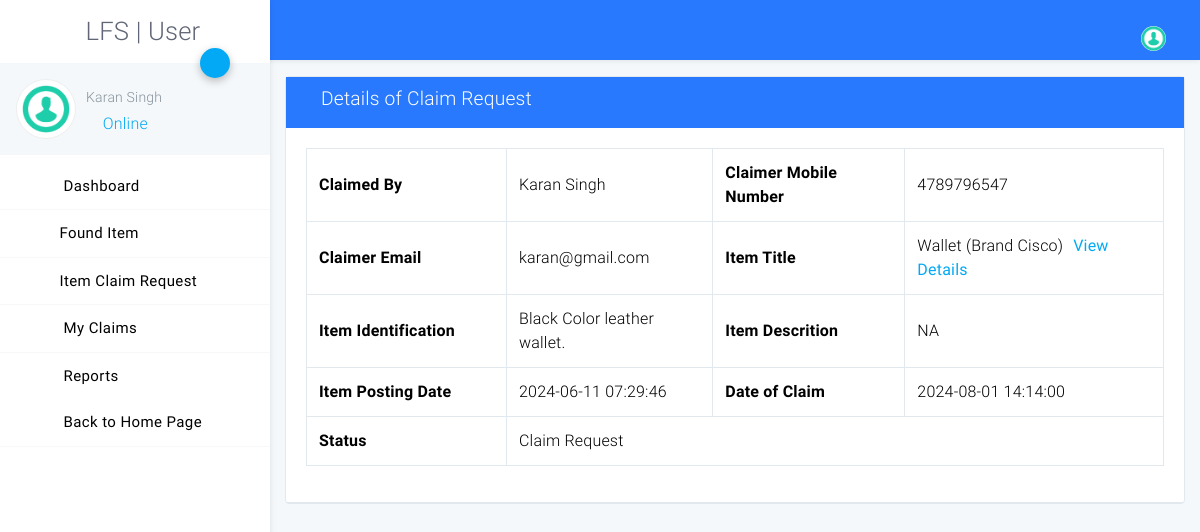
The page /user1/item-claim-details.php?viewid=1&&fid=1 (signed in) on the database its author committed.
### tables this page shows
CREATE TABLE `tbluser` (
  `ID` int(10) NOT NULL,
  `FullName` varchar(120) DEFAULT NULL,
  `Email` varchar(120) DEFAULT NULL,
  `MobileNumber` bigint(10) DEFAULT NULL,
  `Password` varchar(120) DEFAULT NULL,
  `UserRegdate` timestamp NULL DEFAULT current_timestamp()
);

CREATE TABLE `tblclaim` (
  `ID` int(5) NOT NULL,
  `UserID` int(5) DEFAULT NULL,
  `ProductID` int(5) DEFAULT NULL,
  `ItemIdentification` mediumtext DEFAULT NULL,
  `ItemDescription` mediumtext DEFAULT NULL,
  `Status` varchar(250) DEFAULT NULL,
  `Dateofclaim` timestamp NULL DEFAULT current_timestamp()
);

CREATE TABLE `tblfounditem` (
  `ID` int(5) NOT NULL,
  `Userid` int(5) DEFAULT NULL,
  `ItemType` varchar(250) DEFAULT NULL,
  `ItemName` varchar(250) DEFAULT NULL,
  `ItemDescriptions` mediumtext DEFAULT NULL,
  `Image1` varchar(250) DEFAULT NULL,
  `Image2` varchar(250) DEFAULT NULL,
  `Area` varchar(250) DEFAULT NULL,
  `City` varchar(255) DEFAULT NULL,
  `State` varchar(255) DEFAULT NULL,
  `dateoffound` varchar(255) DEFAULT NULL,
  `KeptAddress` mediumtext DEFAULT NULL,
  `KeptCity` varchar(255) DEFAULT NULL,
  `KeptState` varchar(255) DEFAULT NULL,
  `CPMobilenumber` bigint(11) DEFAULT NULL,
  `PostDate` timestamp NULL DEFAULT current_timestamp(),
  `Status` varchar(250) DEFAULT NULL,
  `UpdationDate` timestamp NULL DEFAULT current_timestamp()
);

### user1/item-claim-details.php (the view, shortened to what this page needs)
<?php  session_start();
include('includes/dbconnection.php');
if (strlen($_SESSION['lfsuid']==0)) {
  header('location:logout.php');
  } else{
?>
<!DOCTYPE html>
<html lang="zxx">
<head>
    <link rel="stylesheet" href="assets/css/app.css">
</head>
<body class="light">
<div id="app">
<?php include_once('includes/sidebar.php');?>
<?php include_once('includes/header.php');?>
    <div class="page has-sidebar-left">
    <div class="animatedParent animateOnce">
        <div class="container-fluid my-3">
            <div class="row">
                <div class="col-md-12">
                    <div class="card">
                        <header class="blue accent-3 relative">
        <div class="container-fluid text-white">
            <div class="row p-t-b-10 ">
                <div class="col">
                    <h4>
                        <i class="icon-package"></i>
                        Details of Claim Request
                    </h4>
                </div>
            </div>
        </div>
    </header>
                        <div class="card-body b-b">
 <?php
$vid=$_GET['viewid'];
$ret=mysqli_query($con,"SELECT
            tblclaim.ID as cid,
            tblclaim.ProductID,
            tblclaim.UserID,
            tblclaim.ItemIdentification,
            tblclaim.ItemDescription,
            tblfounditem.Status  as cstatus,
            tblclaim.Dateofclaim,
            tblfounditem.ID as fid,
            tblfounditem.Userid,
            tblfounditem.ItemType,
            tblfounditem.ItemName,
            tblfounditem.ItemDescriptions,
            tblfounditem.Image1,
            tblfounditem.Image2,
            tblfounditem.Area,
            tblfounditem.City,
            tblfounditem.State,
            tblfounditem.dateoffound,
            tblfounditem.KeptAddress,
            tblfounditem.KeptCity,
            tblfounditem.KeptState,
            tblfounditem.CPMobilenumber,
            tblfounditem.PostDate,
            tbluser.ID as uid,
            tbluser.Fullname,
            tbluser.Email,
            tbluser.MobileNumber
        FROM
            tblclaim
        JOIN tbluser ON tbluser.ID = tblclaim.UserID
        JOIN tblfounditem ON tblfounditem.ID = tblclaim.ProductID where  tblclaim.ID='$vid'");
while ($row=mysqli_fetch_array($ret)) {
?>
<table class="table table-bordered table-hover data-tables">
    <tr>
  <th width="200">Claimed By</th>
  <td><?php  echo $row['Fullname'];?></td>
  <th>Claimer Mobile Number</th>
  <td><?php  echo $row['MobileNumber'];?></td>
  </tr>
  <tr>
  <th>Claimer Email</th>
  <td><?php  echo $row['Email'];?></td>
  <th>Item Title</th>
  <td><?php  echo $row['ItemName'];?><a href="found-itemdetails.php?editid=<?php echo $row['fid'];?>" target="_blank"><strong style="padding-left: 10px;" >View Details</strong></a> </td>
  </tr>
  <tr>
  <th>Item Identification</th>
  <td><?php  echo $row['ItemIdentification'];?></td>
  <th>Item Descrition</th>
  <td><?php  echo $row['ItemDescription'];?></td>
  </tr>
  <tr>
    <th>Item Posting Date</th>
  <td><?php  echo $row['PostDate'];?></td>
  <th>Date of Claim</th>
  <td><?php  echo $row['Dateofclaim'];?></td>
  </tr>
  <tr>
    <th>Status</th>
 <td colspan="3"><?php echo $row['cstatus'] ? htmlspecialchars($row['cstatus']) : "Claim Request Not Received"; ?></td>
</tr>
</table>
<?php $ret=mysqli_query($con,"select * from tblclaimhistory where claimId='$vid'");
?>
                          </div>
                  </div>
                </div>
                                </div>
                              </div>
                    </div>
                </div>
            </div>
</body>
</html>
<?php } } ?>

### user1/includes/sidebar.php (shortened to what this page needs)
<?php
include('includes/dbconnection.php');
  ?>
<aside class="main-sidebar fixed offcanvas shadow">
    <section class="sidebar">
        <div class="w-110px mt-3 mb-3 ml-3">
 <h2 align="center"> LFS | User</h2>
        </div>
        <div class="relative">
            <a data-toggle="collapse" href="#userSettingsCollapse" role="button" aria-expanded="false"
               aria-controls="userSettingsCollapse" class="btn-fab btn-fab-sm fab-right fab-top btn-primary shadow1 ">
                <i class="icon icon-cogs"></i>
            </a>
            <div class="user-panel p-3 light mb-2">
                <div>
                    <div class="float-left image">
                        <img class="user_avatar" src="assets/img/dummy/image.png" alt="User Image">
                    </div>
                    <div class="float-left info">
                        <?php
$uid=$_SESSION['lfsuid'];
$ret=mysqli_query($con,"select Fullname from tbluser where ID='$uid'");
$row=mysqli_fetch_array($ret);
$name=$row['Fullname'];
?>
                        <h6 class="font-weight-light mt-2 mb-1"><?php echo $name; ?></h6>
                        <a href="#"><i class="icon-circle text-primary blink"></i> Online</a>
                    </div>
                </div>
                <div class="clearfix"></div>
            </div>
        </div>
        <ul class="sidebar-menu">
            <li class="treeview"><a href="dashboard.php">
                <i class="icon icon-sailing-boat-water purple-text s-18"></i> <span>Dashboard</span>
            </a>
            </li>
             <li class="treeview"><a href="#"><i class="icon icon-documents3 text-blue s-18"></i>Found Item<i
                    class="icon icon-angle-left s-18 pull-right"></i></a>
            </li>
            <li class="treeview"><a href="#"><i class="icon icon-documents3 text-blue s-18"></i>Item Claim Request<i
                    class="icon icon-angle-left s-18 pull-right"></i></a>
            </li>
                 <li class="treeview"><a href="my-claims.php">
                <i class="icon icon-documents3 text-red s-18"></i> <span>My Claims</span>
            </a>
            </li>
            <li class="treeview no-b"><a href="#">
                <i class="icon icon-package light-green-text s-18"></i>
                <span>Reports</span>
            </a>
            </li>
      <li class="treeview"><a href="../index.php">
                <i class="icon icon-home purple-text s-18"></i> <span>Back to Home Page</span>
            </a>
            </li>
        </ul>
    </section>
</aside>

### rows shown on the page
tbluser: FullName "Karan Singh"
tblclaim: UserID.FullName "Karan Singh", UserID.MobileNumber "4789796547", UserID.Email "karan@gmail.com", tblfounditem.ItemName "Wallet (Brand Cisco)", ItemIdentification "Black Color leather wallet.", ItemDescription "NA", tblfounditem.PostDate "2024-06-11 07:29:46", Dateofclaim "2024-08-01 14:14:00", tblfounditem.Status "Claim Request"
